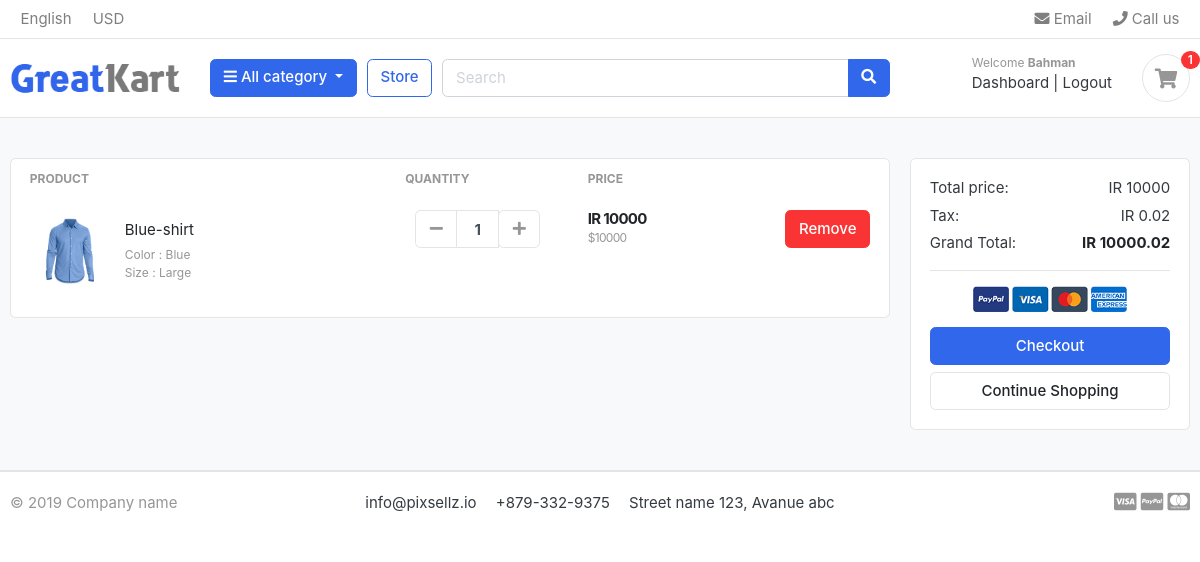
/carts/ (signed in), run on the app's committed database.
### eshop_Accounts/models.py (models this page shows, shortened)
class Account(AbstractBaseUser):
    first_name      = models.CharField(max_length=50,verbose_name='نام ')
    last_name       = models.CharField(max_length=50,verbose_name='فامیل ')
    username        = models.CharField(max_length=50, unique=True,verbose_name='نام کاربری ')
    email           = models.EmailField(max_length=100, unique=True,verbose_name='ایمیل ')
    phone_number    = models.CharField(max_length=50,verbose_name='همراه ')
    date_joined     = models.DateTimeField(auto_now_add=True,verbose_name='تاریخ عضویت ')
    last_login      = models.DateTimeField(auto_now_add=True,verbose_name='آخرین ورود ')
    is_admin        = models.BooleanField(default=False,verbose_name='ادمین ')
    is_staff        = models.BooleanField(default=False,verbose_name='کارکنان سایت ')
    is_active        = models.BooleanField(default=False,verbose_name='فعال است ')
    is_superadmin        = models.BooleanField(default=False,verbose_name='ادمین کل ')
    USERNAME_FIELD = 'email'
    REQUIRED_FIELDS = ['username', 'first_name', 'last_name']
    objects = MyAccountManager() # WE USING  THE MY ACCOUNT MANAGER
    class Meta:
        verbose_name= 'کاربر'
        verbose_name_plural='کاربران'

### eshop_Cart/models.py (models this page shows, shortened)
class CartItem(models.Model):
    user      =models.ForeignKey(Account,on_delete=models.CASCADE ,null=True)
    product   =models.ForeignKey(Product,on_delete=models.CASCADE,verbose_name='محصول ')
    variations =models.ManyToManyField(Variation,blank=True,verbose_name='تنوع محصول با کدام آیتم')
    cart      =models.ForeignKey(Cart,on_delete=models.CASCADE,verbose_name='سبد خرید ',null=True)
    quantity  =models.IntegerField(verbose_name='تعداد ')
    is_active =models.BooleanField(default=True,verbose_name='فعال/غیرفعال ')
    class Meta:
        verbose_name = 'محصول به سبد خرید '
        verbose_name_plural = 'محصولات سبد خرید'
    def sub_total(self):
        return self.product.price * self.quantity

### eshop_Store/models.py (models this page shows, shortened)
class Product(models.Model):
    product_name        =models.CharField(max_length=200,unique=True,verbose_name='نام محصول ')
    slug                =models.SlugField(max_length=200,unique=True,verbose_name='آدرس اسلاگ ')
    description         =models.TextField(max_length=500,blank=True,verbose_name='توضیحات محصول ')
    price               =models.IntegerField(verbose_name='قیمت محصول ')
    images              =models.ImageField(upload_to='photos/products',verbose_name='تصویر محصول ')
    stock               =models.IntegerField(verbose_name=' تعداد کالا در انبار ')
    is_available        =models.BooleanField(default=True,verbose_name='موجود بودن کالا')
    category            =models.ForeignKey(Category,on_delete=models.CASCADE,verbose_name='دسته بندی محصول ')
    created_data        =models.DateTimeField(auto_now_add=True,verbose_name='تاریخ ایجاد ')
    modified_data       =models.DateTimeField(auto_now=True,verbose_name=' تاریخ ویرایش ')
    def __str__(self):
        return self.product_name
    def get_url(self):
        return reverse('product_detail',args=[self.category.slug ,self.slug])
    class Meta:
        verbose_name = 'محصول'
        verbose_name_plural ='محصولات'

class Variation(models.Model):
    product             = models.ForeignKey(Product,on_delete=models.CASCADE,verbose_name='کدام محصول (تنوع) دارد')
    variation_category  =models.CharField(max_length=100,choices=variation_category_choice,verbose_name='دسته بندی (نوع) بر اساس رنگ - سایز')
    variation_value     = models.CharField(max_length=100,verbose_name='نوع تنوع محصول(مثال : color-آبی) ')
    is_active           = models.BooleanField(default=True,verbose_name='فعال/غیر فعال')
    created_data        =models.DateTimeField(auto_now=True,verbose_name='تاریخ ایجاد')
    objects =VariationManger() # RELATED WHIT UP CLASS
    class Meta:
        verbose_name = 'نوع'
        verbose_name_plural ='نوع محصول (براساس : رنگ - سایز ) '

### eshop_Cart/views.py (the view)
# urls.py: path('',views.cart,name='cart'),
def cart(request,total=0,quantity=0,cart_items=None):
    try:
        tax = 0
        grand_total = 0
        if request.user.is_authenticated:
            cart_items = CartItem.objects.filter(user=request.user,is_active=True)
        else:
            cart =Cart.objects.get(cart_id=_cart_id(request))
            cart_items = CartItem.objects.filter(cart=cart,is_active=True)
        for cart_item in cart_items:
            total +=(cart_item.product.price * cart_item.quantity)
            quantity +=cart_item.quantity
        tax =(2 * quantity)/100
        grand_total= total + tax
    except ObjectDoesNotExist:
        pass
    context={
        'total':total,
        'quantity':quantity,
        'cart_items':cart_items,
        'tax':tax,
        'grand_total':grand_total,
    }
    return render(request,'shared/eshop_store/cart.html',context)

### templates/shared/eshop_store/cart.html (shortened to what this page needs)
{% extends 'shared/HomeBase.html' %}
{% load static %}
{% block content %}
    <section class="section-content padding-y bg">
        <div class="container">
            {% if not cart_items %}
                <h2 class="text-center">your Shopping Cart is Empty</h2>
                <div class="text-center">
                    <a href="{% url 'store' %}" class="btn btn-primary">Continue Shopping</a>
                </div>
            {% else %}
                <div class="row">
                <aside class="col-lg-9">
                    <div class="card">
                        <table class="table table-borderless table-shopping-cart">
                            <thead class="text-muted">
                            <tr class="small text-uppercase">
                                <th scope="col">Product</th>
                                <th scope="col" width="120">Quantity</th>
                                <th scope="col" width="120">Price</th>
                                <th scope="col" class="text-right" width="200"></th>
                            </tr>
                            </thead>
                            <tbody>
                            {% for cart_item in cart_items %}
                                <tr>
                                    <td>
                                        <figure class="itemside align-items-center">
                                            <div class="aside"><a href="{{ cart_item.product.get_url }}"><img
                                                    src="{{ cart_item.product.images.url }}"
                                                    class="img-sm">
                                            </a></div>
                                            <figcaption class="info">
                                                <a href="{{ cart_item.product.get_url }}"
                                                   class="title text-dark">{{ cart_item.product }}</a>
                                                <p class="text-muted small">
                                                    {% if cart_item.variations.all %}
                                                        {% for item in cart_item.variations.all %}
                                                            {{ item.variation_category |capfirst }} :
                                                            {{ item.variation_value |capfirst }} <br>
                                                         {% endfor %}
                                                    {% endif %}
                                                </p>
                                            </figcaption>
                                        </figure>
                                    </td>
                                    <td>
                                        <div class="col">
                                            <div class="input-group input-spinner">
                                                <div class="input-group-prepend">
                                                    <a href="{% url 'remove_cart' cart_item.product.id cart_item.id %}"
                                                       class="btn btn-light" type="button" id="button-plus"><i
                                                            class="fa fa-minus"></i></a>
                                                </div>
                                                <input type="text" class="form-control"
                                                       value="{{ cart_item.quantity }}">
                                                <div class="input-group-append">
                                                    <form action="{% url 'add_cart' cart_item.product.id %}" method="POST">
                                                        <button class="btn btn-light" type="submit" id="button-minus"><i class="fa fa-plus"></i></button>
                                                    </form>
                                                </div>
                                            </div>
                                        </div>
                                    </td>
                                    <td>
                                        <div class="price-wrap">
                                            <var class="price">IR {{ cart_item.sub_total }}</var>
                                            <small class="text-muted"> ${{ cart_item.product.price }}</small>
                                        </div>
                                    </td>
                                    <td class="text-right">
                                        <a href="{% url 'remove_cart_item' cart_item.product.id cart_item.id %}" onclick="return confirm('Are you sure you want to delete this item ?')"
                                           class="btn btn-danger"> Remove</a>
                                    </td>
                                </tr>
                            {% endfor %}
                            </tbody>
                        </table>
                    </div>
                </aside>
                <aside class="col-lg-3">
                    <div class="card">
                        <div class="card-body">
                            <dl class="dlist-align">
                                <dt>Total price:</dt>
                                <dd class="text-right">IR {{ total }}</dd>
                            </dl>
                            <dl class="dlist-align">
                                <dt>Tax:</dt>
                                <dd class="text-right"> IR {{ tax }}</dd>
                            </dl>
                            <dl class="dlist-align">
                                <dt>Grand Total:</dt>
                                <dd class="text-right text-dark b"><strong>IR {{ grand_total }}</strong></dd>
                            </dl>
                            <hr>
                            <p class="text-center mb-3">
                                <img src="{% static '' %}./images/misc/payments.png" height="26">
                            </p>
                            <a href="{% url 'checkout' %}" class="btn btn-primary btn-block"> Checkout </a>
                            <a href="./store.html" class="btn btn-light btn-block">Continue Shopping</a>
                        </div>
                    </div>
                </aside>
            {% endif %}
            </div>
        </div>
    </section>
{% endblock %}

### templates/shared/header.html (shortened to what this page needs)
{% load static %}
<header class="section-header">
    <nav class="navbar p-md-0 navbar-expand-sm navbar-light border-bottom">
        <div class="container">
            <div class="collapse navbar-collapse" id="navbarTop4">
                <ul class="navbar-nav mr-auto">
                    <li class="nav-item dropdown">
                        <a href="#" class="nav-link"> English </a>
                    </li>
                    <li class="nav-item dropdown">
                        <a href="#" class="nav-link"> USD </a>
                    </li>
                </ul>
                <ul class="navbar-nav">
                    <li><a href="#" class="nav-link"> <i class="fa fa-envelope"></i> Email </a></li>
                    <li><a href="#" class="nav-link"> <i class="fa fa-phone"></i> Call us </a></li>
                </ul>
            </div>
        </div>
    </nav>
    <section class="header-main border-bottom">
        <div class="container">
            <div class="row align-items-center">
                <div class="col-lg-2 col-md-3 col-6">
                    <a href="/" class="brand-wrap">
                        <img class="logo" src="{% static './images/logo.png' %}">
                    </a>
                </div>
                <div class="col-lg col-sm col-md col-6 flex-grow-0">
                    <div class="category-wrap dropdown d-inline-block float-right">
                        <button type="button" class="btn btn-primary dropdown-toggle" data-toggle="dropdown">
                            <i class="fa fa-bars"></i> All category
                        </button>
                    </div>
                </div>
                <a href="{% url 'store' %}" class="btn btn-outline-primary">Store</a>
                <div class="col-lg  col-md-6 col-sm-12 col">
                    <form action="{% url 'search' %}" class="search" method="GET">
                        <div class="input-group w-100">
                            <input type="text" class="form-control" style="width:60%;" placeholder="Search" name="keyword">
                            <div class="input-group-append">
                                <button class="btn btn-primary" type="submit">
                                    <i class="fa fa-search"></i>
                                </button>
                            </div>
                        </div>
                    </form>
                </div>
                <div class="col-lg-3 col-sm-6 col-8 order-2 order-lg-3">
                    <div class="d-flex justify-content-end mb-3 mb-lg-0">
                        {% if user.id is None %}
                        <div class="widget-header">
                            <small class="title text-muted">Welcome guest!</small>
                            <div>
                                <a href="{% url 'login_user' %}">Sign in</a> <span class="dark-transp"> | </span>
                                <a href="{% url 'register_user' %}"> Register</a>
                            </div>
                        </div>
                        {% else %}
                             <div class="widget-header">
                            <small class="title text-muted">Welcome <b>{{ user.first_name |capfirst }}</b></small>
                            <div>
                                <a href="{% url 'dashboard_user' %}">Dashboard</a> <span class="dark-transp"> | </span>
                                <a href="{% url 'logout_user' %}"> Logout</a>
                            </div>
                        </div>
                        {% endif %}
                        <a href="{% url 'cart' %}" class="widget-header pl-3 ml-3">
                            <div class="icon icon-sm rounded-circle border"><i class="fa fa-shopping-cart"></i></div>
                            <span class="badge badge-pill badge-danger notify">{{ cart_count }}</span>
                        </a>
                    </div>
                </div>
            </div>
        </div>
    </section>
</header>

### data on the page
Account: first_name "Bahman"
CartItem: product.images (picture), product "Blue-shirt", quantity "1", sub_total "10000", product.price "10000"
Variation: variation_category "Color", variation_value "Blue"
Variation: variation_category "Size", variation_value "Large"

### other printed values
{{ cart_count }} "1"
{{ total }} "10000"
{{ tax }} "0.02"
{{ grand_total }} "10000.02"
